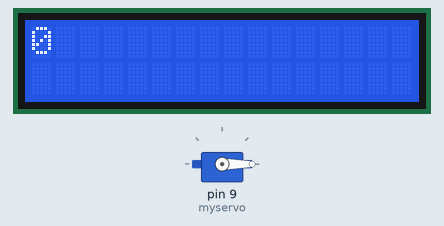
This sketch was run on a simulated Arduino Uno, built with avr-gcc and run on an emulated ATmega328P. Shown: servo, 16×2 character LCD.

Above: at 0.12 s.
At 9.66 s:
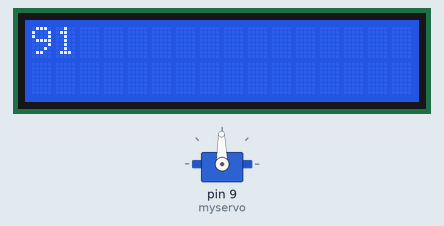
At 19.13 s:
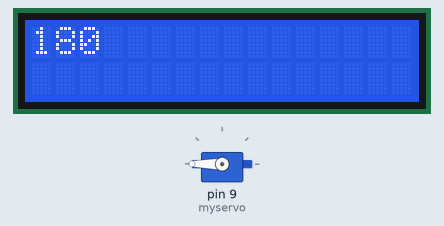
At 36.06 s:
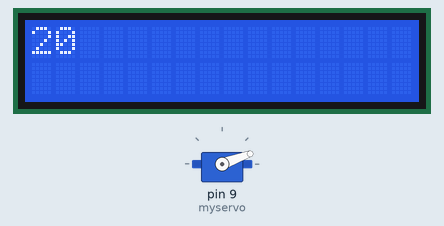
Timing chart, 0 to 40.0 s (numbered marks = the images above):
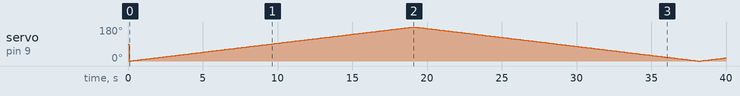

The sketch:

_______3_sweep+LCD___.ino
```cpp
//경보기 코드에 lcd코드를 적당한 장소마다 복사 후 붙여넣기 합니다.

#include <Servo.h> //서보모터 라이브러리 불러오기

Servo myservo; //서보모터의 이름을 지정

int pos = 0; //pos라는 변수 설정
//position을 의미하며, 서보모터의 각도가 pos라는 값만큼 회전시킬 예정

#include <Wire.h> //i2c 통신을 위해 미리 선언된 헤더파일을 불러옴
#include <LiquidCrystal_I2C.h> //lcd 동작을 위한 헤더파일을 불러옴

LiquidCrystal_I2C lcd(0x27, 16, 2); //lcd의 정보 입력
// 사용할 i2C 주소는 0x27, lcd는 16칸, 2줄임을 의미

void setup() {
  myservo.attach(9); //서보모터를 9번핀에 연결
  lcd.init(); //lcd를 초기화
  lcd.backlight(); //lcd 백라이트 켜기
  lcd.setCursor(1, 0); //두 번째 칸, 첫 번째 줄로 커서 이동
}

void loop() {
  for (pos = 0; pos <= 180; pos += 1) { //pos가 0에서 시작하여 180보다 작거나 같다면 1만큼 더함
    myservo.write(pos); //서보모터의 각도를 pos라는 값으로 변경
    lcd.clear(); //lcd 지우기
    lcd.print(pos);
    delay(100);
  }
  for (pos = 180; pos >= 0; pos -= 1) { //pos가 180에서 시작하여 0보다 크거나 같으면 1씩 뺌
    myservo.write(pos); //서보모터의 각도를 pos라는 값으로 변경
    lcd.clear(); //lcd 지우기
    lcd.print(pos);
    delay(100);
  }
}
```

Measured:
- by itself, servo on pin 9 (myservo): 90° → 0° at 0.07 s, → 1° 0.10 s later, → 2° 0.10 s later, → 3° 0.10 s later, … (378 changes in this stretch)
